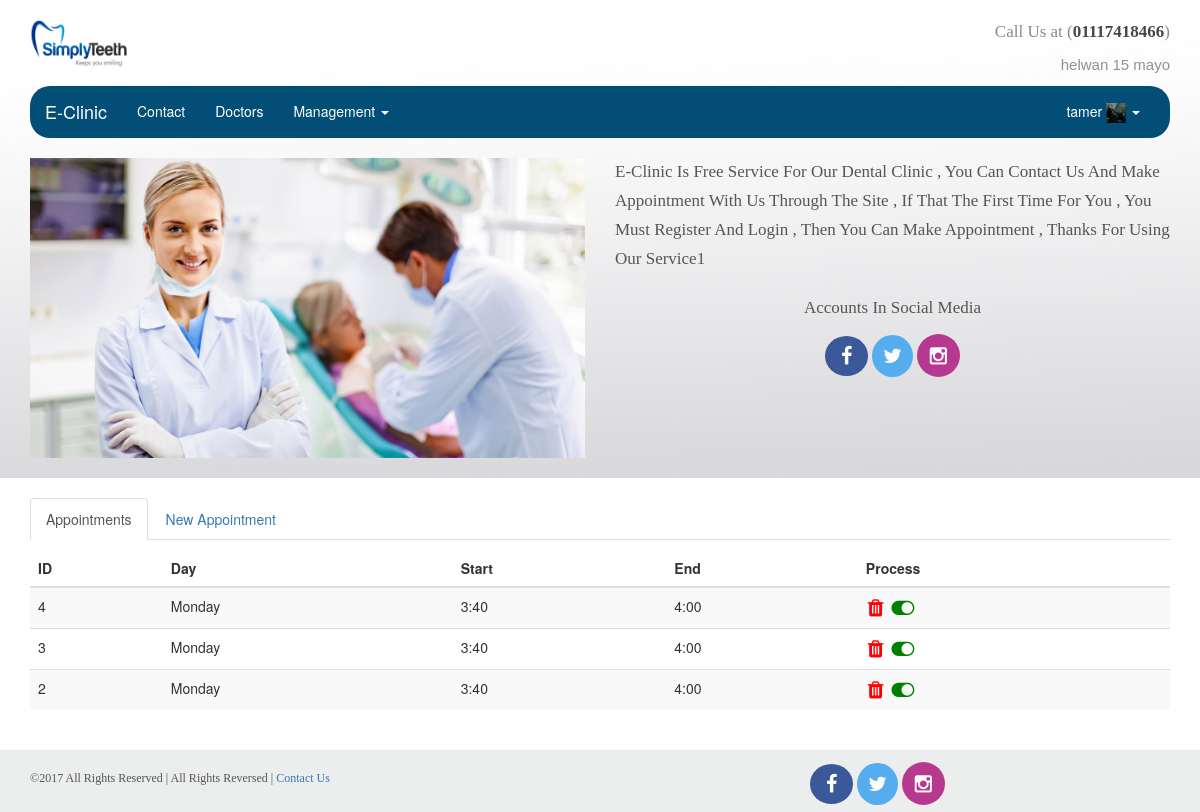
/index.php?page=manageAppointment (signed in), run on the app's committed database.
### tables this page shows
CREATE TABLE `aboutsite` (
  `id` int(11) NOT NULL,
  `title` varchar(50) NOT NULL,
  `aboutUs` text NOT NULL,
  `email` text NOT NULL,
  `facebook` text NOT NULL,
  `twitter` text NOT NULL,
  `instagram` text NOT NULL,
  `logo` text NOT NULL,
  `telephone` varchar(15) NOT NULL,
  `address` text NOT NULL,
  `copyright` text NOT NULL
);

CREATE TABLE `slider` (
  `id` int(11) NOT NULL,
  `slider` text NOT NULL,
  `state` int(11) NOT NULL
);

CREATE TABLE `appointment` (
  `id` int(11) NOT NULL,
  `startTime` varchar(10) NOT NULL,
  `endTime` varchar(10) NOT NULL,
  `dayTime` varchar(15) NOT NULL,
  `state` int(11) NOT NULL,
  `doctorId` int(11) NOT NULL
);

### index.php (called while the page is built)
<?php
include 'header.php';
include 'slider.php';
include 'content.php';
include 'copyright.php';
include 'footer.php';

### database.php (called while the page is built, shortened)
<?php
class Database
{
     private $con;
      public function __construct()
      {
          $this->con = $this->Connect();
      }
      public function Connect()
      {
       $localhost="localhost";
       $root="root";
       $password="";
       $db_name = "clinicmvc";
       $conn = mysqli_connect($localhost,$root,$password,$db_name);
     if($conn)
     {
        mysqli_query($conn,"SET character_set_results=utf8");
        mysqli_query($conn,"set names 'utf8'");
        return $conn;
     }
     else
     {
         echo"error To Connect With Database";
     }
     }
    public function get_all_assoc($result){
        $array=array();
        while($row= mysqli_fetch_assoc($result)){
            $array[]=$row;
        }
        return $array;
    }
       public function Select($table, $Date = "", $where = "")
       {
       $q="";
       $w="";
       if($where!=""){
           foreach ($where as $key=>$value){
           $w.="$key='$value'";}
           $w= "where ".rtrim($w,",");
       }
       if($Date!=""){
       foreach ($Date as $key){
           $q.="$key,";
       }
       $q=  rtrim($q,",");
       }
       else
       {
           $q="*";
       }
       $Query="SElECT $q FROM $table $w ORDER BY id DESC";
       $sql=  mysqli_query($this->con,$Query);
       if($sql){
          return $this->get_all_assoc($sql);
       }
       else{
          return FALSE;
       }
   }
}

### manageAppointment.php (the view, shortened to what this page needs)
<?php
require_once 'database.php';
?>
<ul class="nav nav-tabs" role="tablist">
          <li role="presentation" class="active"><a href="#appointment" aria-controls="home" role="tab" data-toggle="tab">Appointments</a></li>
          <li role="presentation"><a href="#new" aria-controls="profile" role="tab" data-toggle="tab">New Appointment</a></li>
        </ul>
        <div class="tab-content">
            <div role="tabpanel" class="tab-pane fade in active" id="appointment" style="margin-top: 10px;">
            <table class="table table-striped appoint">
                <thead>
                  <tr>
                    <th>ID</th>
                    <th>Day</th>
                    <th>Start</th>
                    <th>End</th>
                    <th>Process</th>
                  </tr>
                </thead>
                <tbody>
                  <?php
                  require_once 'database.php';
                  $DB = new Database();
                  $where = array(doctorId=>$_SESSION['id']);
                  $appointments =$DB->Select('appointment','',$where);
                  for($i=0;$i<count($appointments);$i++)
                  {
                      echo "<tr>
                           <td>{$appointments[$i]['id']}</td>
                           <td>{$appointments[0]['dayTime']}</td>
                           <td>{$appointments[0]['startTime']}</td>
                           <td>{$appointments[0]['endTime']}</td>
                           <td>
                           <a href='?page=manageAppointment&action=delete&id={$appointments[$i]['id']}'><i class='fa fa-trash delete'></i></a>
                           ";
                           if($appointments[$i]['state'] == '0')
                           {
                           echo "<a href='?page=manageAppointment&action=turn&id={$appointments[$i]['id']}&state={$appointments[$i]['state']}'><i class='fa fa-toggle-off turn-off'></i></a>";
                           }
                           else
                           {
                           echo "<a href='?page=manageAppointment&action=turn&id={$appointments[$i]['id']}&state={$appointments[$i]['state']}'><i class='fa fa-toggle-on turn-on'></i></a>";
                           }
                           echo "
                           </td>
                           </tr>
                           ";
                  }
                  ?>
                </tbody>
              </table>
            </div>

### slider.php (shortened to what this page needs)
<?php
require_once 'database.php';
$DB = new Database();
$about = $DB->Select('aboutSite');
?>
<section class="slider">
    <div class="container">
        <div class="intro">
            <div class="row">
                <div class="col-md-6">
                    <a href="index.php"><img src="<?php echo $about[0]['logo'];?>" width="100" height="50"></a>
                </div>
                <div class="col-md-6" style="text-align: right;">
                    <span>Call Us at (<h3><?php echo $about[0]['telephone'];?></h3>)</span>
                    <p><?php echo $about[0]['address'];?></p>
                </div>
            </div>
        </div>
        <nav class="navbar navbar-default">
            <div class="container-fluid">
              <div class="navbar-header">
                <a class="navbar-brand" href="index.php"><?php echo $about[0]['title'];?></a>
              </div>
              <div class="collapse navbar-collapse" id="bs-example-navbar-collapse-1">
                <ul class="nav navbar-nav">
                  <li <?php if (@($_GET['page']) == 'contact') echo "class='active'";?>><a href="?page=contact">Contact</a></li>
                  <li <?php if (@($_GET['page']) == 'cast') echo "class='active'";?>><a href="?page=cast">Doctors</a></li>
                  <?php
                  if(isset($_SESSION['username']))
                  {
                  ?>
                  <li class="dropdown">
                    <a href="#" class="dropdown-toggle" data-toggle="dropdown" role="button" aria-haspopup="true" aria-expanded="false">Management <span class="caret"></span></a>
                        <?php
                        $DB = new Database();
                        ?>
                    </li>
                    <?php
                    }
                    ?>
                </ul>
                <ul class="nav navbar-nav navbar-right">
                    <?php
                    if(!isset($_SESSION['username']))
                    {
                     ?>
                    <li <?php if (@($_GET['page']) == 'Register') echo "class='active'";?>><a href="?page=register">Register</a></li>
                    <li><a href="login.php">Login</a></li>
                    <?php
                    }
                    else
                    {
                    ?>
                    <li class="dropdown">
                        <a href="#" class="dropdown-toggle" data-toggle="dropdown" role="button" aria-haspopup="true" aria-expanded="false"><?php echo $_SESSION['username'];?>
                            <img src="<?php echo $_SESSION['photo'];?>" height="20px" width="20px;">
                        <span class="caret"></span></a>
                    </li>
                    <?php
                    }
                    ?>
                </ul>
              </div>
            </div>
        </nav>
        <div class="moves">
            <div class="row">
                <div class="col-md-6">
                    <div id="carousel-example-generic" class="carousel slide" data-ride="carousel">
                        <div class="carousel-inner" role="listbox">
                          <?php
                        $where = array("state"=>1);
                        $slider = $DB->Select('slider','',$where);
                        for($i=0;$i<count($slider);$i++)
                        {
                            $photo = str_replace('../','',$slider[$i]['slider']);
                            if($i == 0)
                            {
                                echo
                                          "<div class='item active'>
                                              <img src='$photo' style='width:100%;height:300px'class='img-responsive'>
                                              <div class='carousel-caption'>
                                              </div>
                                          </div>";
                            }
                        }
                        ?>
                        </div>
                    </div>
                </div>
                <div class="col-md-6">
                    <p class="lead">
                        <?php echo $about[0]['aboutUs'];?>
                    </p>
                    <div class="icons">
                        <p class="lead">Accounts in Social Media </p>
                        <div class="socialmedia">
                        <a target="_blank" href="<?php echo "{$about[0]['facebook']}";?>" class="hvr-bob"><i class="fa fa-facebook fa-lg"></i></a>
                        <a target="_blank" href="<?php echo "{$about[0]['twitter']}";?>" class="hvr-bob"><i class="fa fa-twitter fa-lg"></i></a>
                        <a target="_blank" href="<?php echo "{$about[0]['instagram']}";?>" class="hvr-bob"><i class="fa fa-instagram fa-lg"></i></i></a>
                        </div>
                    </div>
                </div>
            </div>
        </div>
    </div>
</section>

### copyright.php
<?php
require_once 'database.php';
$DB = new Database();
$webinfo = $DB->Select('aboutsite');
?>
<section class="copyright">
    <div class="container">
        <div class="row">
            <div class="col-md-8">
                <p>
                    &copy;<?php echo $webinfo[0]['copyright'];?> | All Rights Reversed |
                    <a href="?page=contact">Contact Us</a>
                </p>
            </div>
            <div class="col-md-4">
                <div class="socialmedia">
                    <a target="_blank" href="<?php echo "{$webinfo[0]['facebook']}";?>" class="hvr-bob"><i class="fa fa-facebook fa-lg"></i></a>
                    <a target="_blank" href="<?php echo "{$webinfo[0]['twitter']}";?>" class="hvr-bob"><i class="fa fa-twitter fa-lg"></i></a>
                    <a target="_blank" href="<?php echo "{$about[0]['instagram']}";?>" class="hvr-bob"><i class="fa fa-instagram fa-lg"></i></i></a>
                </div>
            </div>
        </div>
    </div>
</section>

### css/style.css (style rules this page uses)
.slider { background-image: url(../images/slider.jpg); background-size: cover; height: auto; padding-top: 20px; padding-bottom: 20px; overflow: hidden; }
.slider .intro a { text-decoration: none; width:110px; height: auto; display: block; }
.slider .intro p { color: #919092; font-family: Arial; font-size: 15px; margin-top: 10px; }
.slider .intro span { display: inline; font-size: 17px; font-family: Tahoma; color: #8a898a; padding-bottom: 20px; }
.slider .intro span h3 { display: inline; color: #464547; font-weight: bold; font-size: 17px; }
.slider .navbar-default { border: none; background-color:#024e76; border-radius: 20px; }
.slider .navbar-default .navbar-nav>li>a { color: #ffffff; }
.slider .navbar-default .navbar-brand { color: #fff; }
.slider .carousel-inner>.item>a>img, .carousel-inner>.item>img, .img-responsive, .thumbnail a>img, .thumbnail>img { width: 100%; height: 250px; }
.slider .moves p { line-height: 1.7; color: #555; font-family: Tahoma; font-size: 17px; text-transform: capitalize; }
.slider .moves .icons { text-align: center; }
.copyright { background-color: #eceded; padding: 20px 0; height: auto; }
.copyright p { font-family: Tahoma; text-transform: capitalize; font-size: 12px; color: #555; margin: 0; }
.copyright p a { text-decoration: none; color:#337ab7; }
.turn-on { color: green; font-size: 20px; padding: 2px; }
.delete { color: red; font-size: 20px; padding: 2px; }
.socialmedia { margin-bottom: 0; }
.socialmedia a { text-decoration: none; }
.socialmedia i { color: #ffffff; font-size: 20px; cursor: pointer; outline: none; display: inline; border-radius: 50%; }
.socialmedia :nth-of-type(1) i { padding: 10px 16px;; background-color: #3b5998; }
.socialmedia :nth-of-type(2) i { padding: 11px; background-color: #55acee; }
.socialmedia :nth-of-type(3) i { padding: 12px 13px 11px 13px; background-color: #b7398f; }
body { overflow-x: hidden; }

### data on the page
aboutsite: logo (picture), telephone "01117418466", address "helwan 15 mayo", title "E-Clinic", aboutUs "E-Clinic Is Free Service For Our Dental Clinic , You Can Contact Us And Make Appointment With Us Through The Site , If That The First Time For You , You Must Register And Login , Then You Can Make Appointment , Thanks For Using Our Service1", copyright "2017 All Rights Reserved"
slider: slider (picture)
appointment: id "4", dayTime "Monday", startTime "3:40", endTime "4:00", state 1 (drawn)
appointment: id "3"
appointment: id "2"

### other printed values
$_SESSION['username'] "tamer"
